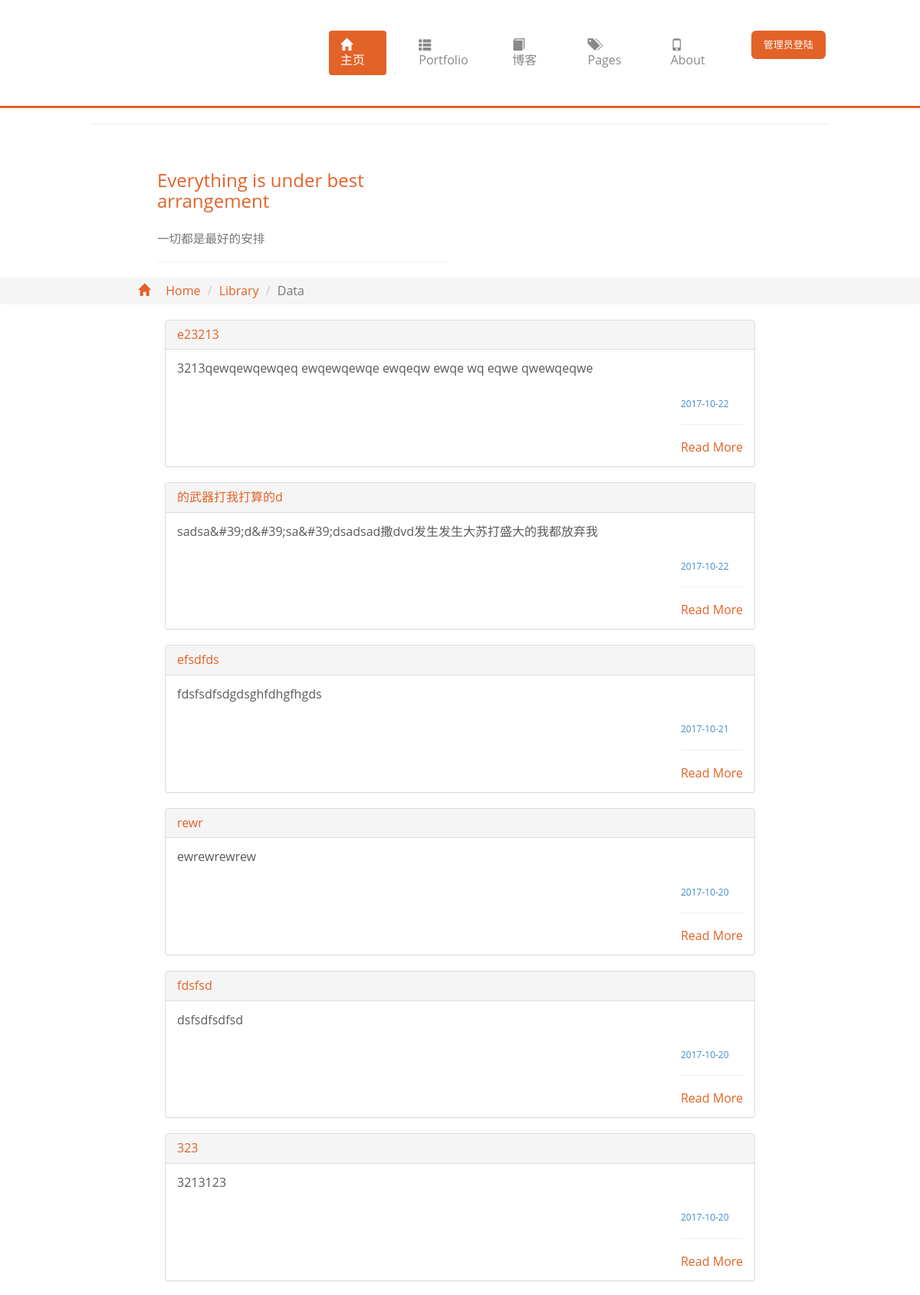
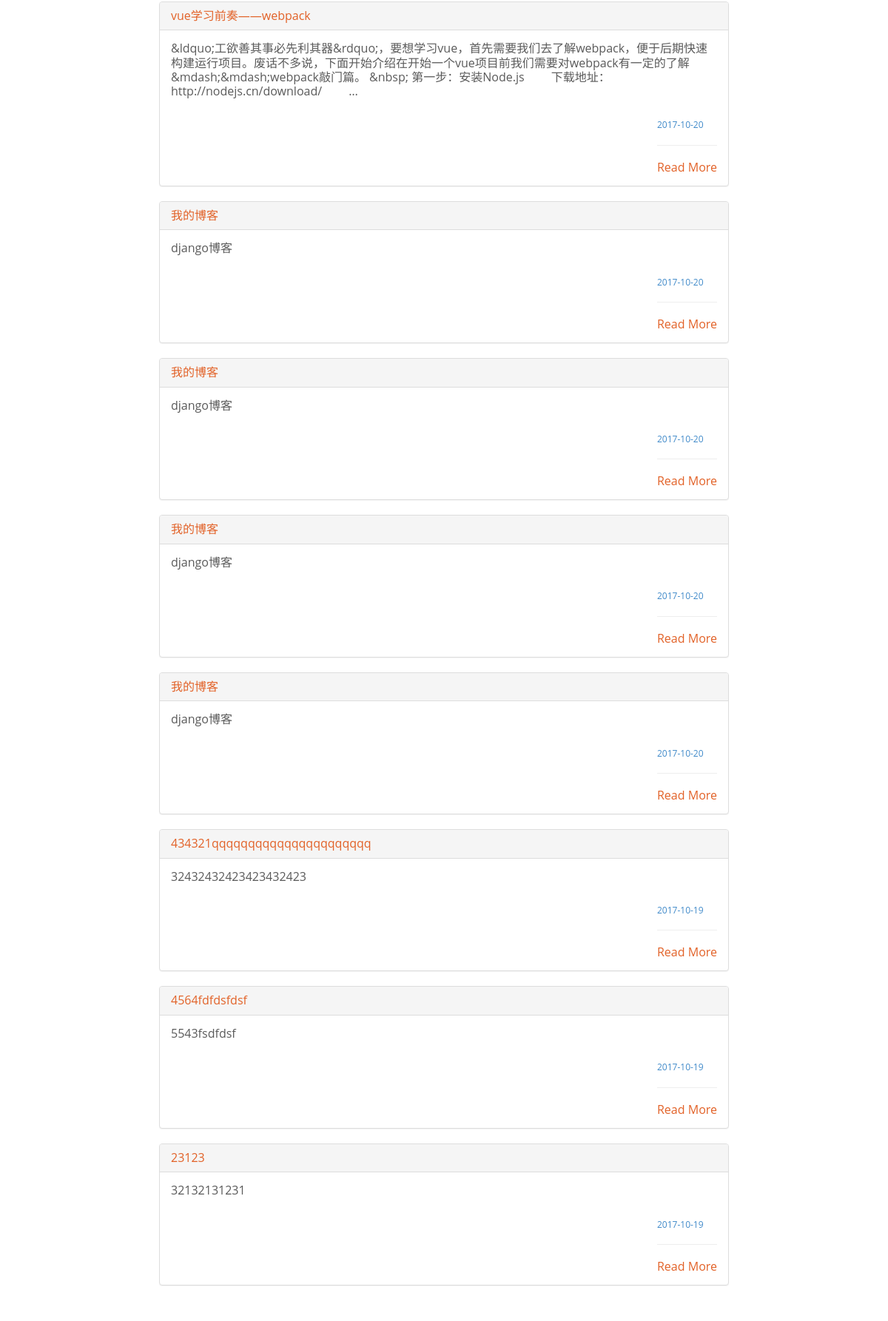
Page /blogpost/ on the committed database (2 pictures, top to bottom).
### one_blog/models.py (models this page shows, shortened)
class Post(models.Model):
    title=models.CharField(max_length=200)
    slug = models.AutoField(primary_key=True)
    body=models.TextField()
    pub_date=models.DateTimeField(default=timezone.now)
    class Meta:
        ordering=('-pub_date',)

### one_blog/views.py (the view)
# urls.py: url(r'^blogpost/$',blogpost),
def blogpost(request):#博客提交
    template=get_template('blog.html')
    if request.POST:
        title = request.POST['title']
        body = request.POST['editor1']
        Post.objects.create(title=title, body=body)
    else:
        message = "您提交了空的表单"
    allarticle=Post.objects.all()
    html=template.render(locals())
    return HttpResponse(html)

### templates/blog.html
{% extends 'base.html' %}
{% block body%}
<div class="container-fluid">
  <div class="row">
 <div class="col-md-2"></div>
 <div class="col-md-8">
{% for i in allarticle %}
<div class="panel panel-default">
  <div class="panel-heading">
    <h3 class="panel-title"><a href="#" style="color:#e26228;">{{i.title}}</a></h3>
  </div>
  <div class="panel-body">
 {{i.body|striptags|truncatechars:200}}<br><br>
   <li class="learnmore">
      <a href="#" aria-label="Next">
      <h6>{{i.pub_date| date:"Y-m-d"}}</h6><hr>
        <span aria-hidden="true">Read More</span>
      </a>
    </li>
  </div>
</div>
{% endfor %}
</div>
 <div class="col-md-2"></div>
  </div>
</div>
{% endblock %}

### templates/base.html (shortened to what this page needs)
<!DOCTYPE html>
{% load staticfiles %}
<html lang="zh-cn">
<head>
    <link href="{% static 'css/bootstrap.min.css' %}" rel="stylesheet">
    <link href="{% static 'css/index.css' %}" rel="stylesheet" type="text/css" />
    <link href="{% static 'css/carousel.css' %}" rel="stylesheet">
</head>
<body>
    <div class="row" id="row1">
        <div class="col-md-4"></div>
        <div class="col-md-7">
            <ul class="nav nav-pills">
                <li role="presentation" class="active" id="act"><a href="/" class="nava"><span class="glyphicon glyphicon-home">&nbsp;</span>主页</a></li>
                <li role="presentation"><a class="nava"><span class="glyphicon glyphicon-th-list">&nbsp;</span>Portfolio</a></li>
                <li role="presentation"><a class="nava" href="/blogpost/"><span class="glyphicon glyphicon-book">&nbsp;</span>博客</a></li>
                <li role="presentation"><a class="nava"><span class="glyphicon glyphicon-tags">&nbsp;</span>Pages</a></li>
                <li role="presentation"><a href="about.html" class="nava"><span class="glyphicon glyphicon-phone">&nbsp;</span>About</a></li>
                <li style='margin-left: 5%;'>
                    <button type="button" class="btn btn-primary btn-lg" data-toggle="modal" data-target="#myModal" style="font-size: 13px;background-color: #e26228;float: right;border:0px;">
                        管理员登陆
                    </button>
                </li>
            </ul>
        </div>
    </div>
    <HR style="FILTER: alpha(opacity=100,finishopacity=0,style=3)" width="80%" color=#e26228 SIZE=3>
    <div id="jumu" class="row">
        <div class="col-md-2"></div>
        <div class="col-md-4">
            <div class="page-header">
                <h3>Everything is under best arrangement  </h3>
                <h3><small>一切都是最好的安排</small></h3>
            </div>
        </div>
        <div class="col-md-6"></div>
    </div>
    <ol class="breadcrumb">
        <span class="glyphicon glyphicon-home">&nbsp;</span>
        <li><a href="#">Home</a></li>
        <li><a href="#">Library</a></li>
        <li class="active">Data</li>
    </ol>
{% block body%}{% endblock%}
</body>
</html>

### static/css/index.css (style rules this page uses)
body { font-family: "Open Sans", sans-serif; font-size: 16px; line-height: 1.2; }
#jumu { color: #e26228; font-size: 2.76923em; line-height: 1; text-transform: none; font-weight: 300; }
#row1 { margin-top: 40px; padding-bottom: 40px; border-bottom: 3px solid #e26228; }
.nava { display: inline-block; font: normal normal normal 14px/1 ; vertical-align: middle; display: table-cell; box-sizing: border-box; font-family: "Open Sans", sans-serif; font-size: 16px; line-height: 1.2; color: #898989; }
li { list-style: none; }
#act a { background-color: #e26228; }
.nav li a { margin-left: 20%; }
.breadcrumb { font-size: 16px; padding-left: 15%; color:#e26228; }
.breadcrumb li a { color:#e26228; }
.learnmore { float: right; }
.learnmore a span { color:#e26228; }
.learnmore a { text-decoration: none; }
.learnmore a span { font-size:16px; }

### static/css/carousel.css (style rules this page uses)
body { padding-bottom: 40px; color: #5a5a5a; }

### rows in the picture
Post: title "e23213", body "3213qewqewqewqeq ewqewqewqe ewqeqw ewqe wq eqwe qwewqeqwe", pub_date "2017-10-22"
Post: title "的武器打我打算的d", body "sadsa&#39;d&#39;sa&#39;dsadsad撒dvd发生发生大苏打盛大的我都放弃我", pub_date "2017-10-22"
Post: title "efsdfds", body "fdsfsdfsdgdsghfdhgfhgds", pub_date "2017-10-21"
Post: title "rewr", body "ewrewrewrew", pub_date "2017-10-20"
Post: title "fdsfsd", body "dsfsdfsdfsd", pub_date "2017-10-20"
Post: title "323", body "3213123", pub_date "2017-10-20"
Post: title "vue学习前奏——webpack", body "&ldquo;工欲善其事必先利其器&rdquo;，要想学习vue，首先需要我们去了解webpack，便于后期快速构建运行项目。废话不多说，下面开始介绍在开始一个vue项目前我们需要对webpack有一定的了解&mdash;&mdash;webpack敲门篇。 &nbsp; 第一步：安装Node.js 下载地址：http://nodejs.cn/download/ …", pub_date "2017-10-20"
Post: title "我的博客", body "django博客", pub_date "2017-10-20"
Post: title "我的博客", body "django博客", pub_date "2017-10-20"
Post: title "我的博客", body "django博客", pub_date "2017-10-20"
Post: title "我的博客", body "django博客", pub_date "2017-10-20"
Post: title "434321qqqqqqqqqqqqqqqqqqqqqq", body "32432432423423432423", pub_date "2017-10-19"
Post: title "4564fdfdsfdsf", body "5543fsdfdsf", pub_date "2017-10-19"
Post: title "23123", body "32132131231", pub_date "2017-10-19"
